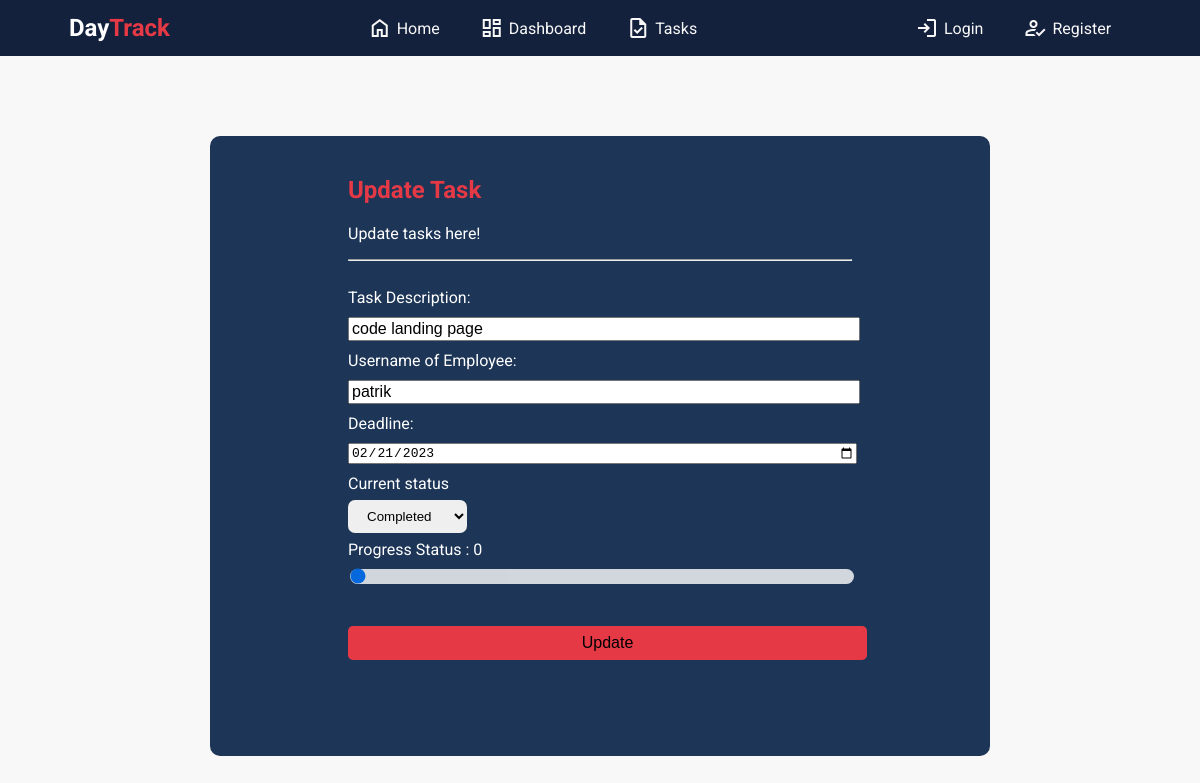
The app's page /func/updDetyra.php?ID=3 with its own data.
### tables this page shows
CREATE TABLE `detyra` (
  `ID` int(11) NOT NULL,
  `desc` varchar(100) NOT NULL,
  `status` varchar(100) NOT NULL,
  `deadline` date NOT NULL,
  `admin` int(11) NOT NULL,
  `progress` int(11) NOT NULL,
  `username` varchar(100) DEFAULT NULL
);

### dbCon.php (called while the page is built, shortened)
<?php
    class dbCon{
        public $conn = null;
        private $host = 'localhost';
        private $database = 'daytrackdb';
        private $username = 'root';
        private $password = '';
        public function connDB(){
            try{
                $this->conn = new   PDO("mysql:host=$this->host;dbname=$this->database",
                                    $this->username,$this->password,
                                    [PDO::ATTR_DEFAULT_FETCH_MODE => PDO::FETCH_ASSOC]);
            } catch(PDOException  $pdoe){
                die("Nuk mund te lidhej ne bazen e te dhenave {$this->database}: ". $pdoe->getMessage());
            }
            return $this->conn;
        }
 }
?>

### logic/detyra.php (called while the page is built, shortened)
<?php
include_once(__DIR__."./../dbCon.php");
class Detyra extends dbCon{
    private $dbConnection;
    public function __construct($ID='',$desc='',$status='',$deadline='',$username='',$admin='',$progress=''){
        $this->dbConnection = $this->connDB();
    }
    public function edit($id){
        $sql = "SELECT * FROM detyra WHERE ID = ?";
        $stm = $this->dbConnection->prepare($sql);
        $stm->execute([$id]);
        $data = $stm->fetch(PDO::FETCH_ASSOC);
        return $data;
    }
}
?>

### func/updDetyra.php (the view, shortened to what this page needs)
<?php
  $text = "Login";
  $redirect = "./login.php";
  $disabled = "";
  include '../logic/detyra.php';
  $dtr = new Detyra();
  $id = $_REQUEST["ID"];
  $row = $dtr->edit($id);
?>
<!DOCTYPE html>
<html lang="en">
<head>
    <link rel="stylesheet" href="../style/sty1.css">
    <link rel="stylesheet" href="">
</head>
<body>
    <header>
        <h2 style="margin:auto 0"> <a href="index.html" style="text-decoration:none;color:white" > Day<span style="color:var(--zorange)">Track</span> </a></h2>
        <ul>
            <li><a href="../index.php" class="header-links"><span style="padding-right:5px" class="material-symbols-outlined">
                </span> Home</a> </li>
            <li><a href="../dashboard/dashboard.php" class="header-links"><span class="material-symbols-outlined" style="padding-right:5px">
                </span>Dashboard</a> </li>
            <li><a href="#" class="header-links"><span class="material-symbols-outlined" style="padding-right:5px">
                </span>Tasks</a> </li>
        </ul>
        <ul>
            <li><a href="<?= $redirect ?>" class="header-links"><span class="material-symbols-outlined" style="padding-right:5px">
                </span><?= $text ?></a></li>
            <li><a href="./register.php" class="header-links"><span class="material-symbols-outlined" style="padding-right:5px">
                </span>Register</a></li>
        </ul>
    </header>
    <main class="login-main">
        <div class="login-form">
            <form id="form" action="" method="POST">
            <h2 style="color:var(--zorange)"> Update Task</h2>
            <p>Update tasks here!</p> <hr>
            <br>
            <label for="desc">Task Description:</label><br>
            <input name="desc" type="text" class="log-input" id="desc" value="<?= $row["desc"]?>" ><br>
            <label for="username">Username of Employee:</label><br>
            <input name="username" type="text" class="log-input" id="username" value="<?= $row["username"] ?>" <?= $disabled ?> ><br>
            <label for="Deadline">Deadline:</label><br>
            <input name="deadline" type="date" class="log-input" id="deadline" value="<?= $row["deadline"] ?>" <?= $disabled ?> ><br>
            <label for="status">Current status</label><br>
            <select name="status" class="currentstatus" value="<?= $row["status"] ?>"  >
                <option value="Completed" <?= ($row["status"] == "Completed" ? "selected" : "") ?>>Completed</option>
            </select>
            <br>
            <label for="progress">Progress Status : <span id="barvalue"> </span></label><br>
            <div class="slidecontainer">
                <input name="progress" type="range" min="0" max="100" value="<?= $row["progress"] ?>" class="slider" id="myRange">
            </div>
            <br><br>
            <button name="update" type="submit" class="log-submit" id="submit">Update</button>
            <br><br><br><br><br>
        </form>
        </div>
    </main>
</body>
</html>

### style/sty1.css (style rules this page uses)
:root { --zblue:#1d3557; --zorange:#e63946; --zgray:#f8f8f8; --blue1: #A8DADC; --blue2: #457B9D; }
body { margin:0 auto; font-family:'Roboto'; background-color:var(--zgray); }
header { background-color:#14213d; color:var(--zgray); display:flex; flex-wrap:wrap; min-width:100%; flex-direction:row; justify-content: space-around; }
header ul { display:flex; list-style: none; }
header ul li { margin-inline:20px; transition:0.2s ease-in; vertical-align: center; }
header ul li a { display:flex; justify-content: center; align-items: center; }
.header-links { text-decoration:none; color:var(--zgray); vertical-align: center; transition: 0.2s ease; }
.login-main { display:flex; justify-content: center; align-items:center; }
.login-form { background-color:var(--zblue); width: 45rem; padding:20px 30px; border-radius:10px; display: flex; align-items: center; justify-content:center; color:white; margin-top:10vh; }
.login-form form { width:70%; }
.log-input { margin:10px 0px; width:100%; font-size:medium; }
.log-submit { background-color:var(--zorange); padding:8px 10px; border-radius:5px; border:none; font-size:medium; width:103%; text-align:center; }
.currentstatus { padding:8px 15px; margin:7px 0px; border-radius:7px; border:none; }
.slider { -webkit-appearance: none; margin-top:10px; appearance: none; width:100%; height:15px; background:white; outline:none; opacity:0.8; -webkit-transition:.2s; transition:opacity .2s; border-radius:15px; }

### records on screen
detyra: desc "code landing page", username "patrik", deadline "02/21/2023", status "Completed", progress "0"

### other values on screen
$text "Login"
